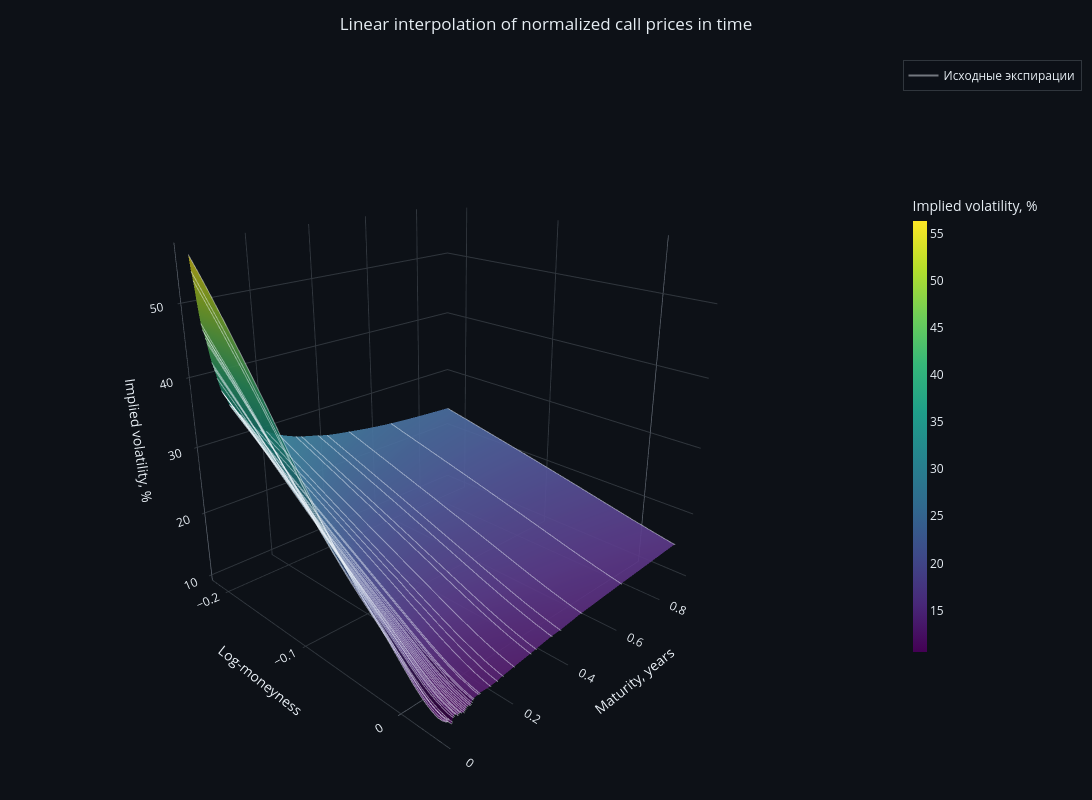

Here is the notebook cell this chart was saved with:
### Markdown cell above
### Поверхность implied volatility, соответствующая линейной интерполяции цен

После интерполяции нормированных call-цен переходим к OTM-опционам и в каждой точке обращаем формулу Блека.

Полученная *implied volatility* не интерполируется непосредственно. Она восстанавливается из линейно интерполированных опционных цен.

Чёрными линиями на графике отмечаются исходные сроки $T_i$. Остальные точки соответствуют промежуточным срокам, для которых сначала была найдена нормированная опционная цена, а затем вычислена *implied volatility*.

### Code cell
T_mesh, k_mesh = np.meshgrid(T_grid, log_moneyness_grid, indexing='ij')
impl_vol_mesh = linear_time_surface['impl_vol'].to_numpy().reshape(len(T_grid), len(log_moneyness_grid))

time_step = max(1, len(T_grid) // 300)
k_step = max(1, len(log_moneyness_grid) // 160)

fig = dark_3d_surface(
    x=k_mesh[::time_step, ::k_step],
    y=T_mesh[::time_step, ::k_step],
    z=impl_vol_mesh[::time_step, ::k_step] * 100,
    title='Linear interpolation of normalized call prices in time',
    zaxis_title='Implied volatility, %',
    name='Implied volatility',
    colorscale='Viridis'
)

node_rows = np.searchsorted(T_grid, T_nodes)

for index, (row, T) in enumerate(zip(node_rows, T_nodes)):
    fig.add_trace(go.Scatter3d(
        x=log_moneyness_grid,
        y=np.full_like(log_moneyness_grid, T),
        z=impl_vol_mesh[row] * 100,
        mode='lines',
        name='Исходные экспирации',
        legendgroup='node_expirations',
        showlegend=index == 0,
        line=dict(color='#f0f6fc', width=2),
        opacity=0.45,
        hovertemplate='k: %{x:.3f}<br>T: %{y:.3f}<br>IV: %{z:.2f}%<extra></extra>'
    ))

fig.show(config={'displaylogo': False, 'responsive': True})

### Figure 1 — Plotly figure (JSON) as saved in the notebook; plotly's stock layout.template omitted (floating-point values rounded to 4 significant figures; data arrays with more than 128 entries replaced by an {"elided": "..."} marker saying what was removed)
{"data": [{"colorbar": {"len": 0.65, "thickness": 14, "title": {"text": "Implied volatility, %"}}, "colorscale": [[0.0, "#440154"], [0.1111, "#482878"], [0.2222, "#3e4989"], [0.3333, "#31688e"], [0.4444, "#26828e"], [0.5556, "#1f9e89"], [0.6667, "#35b779"], [0.7778, "#6ece58"], [0.8889, "#b5de2b"], [1.0, "#fde725"]], "hovertemplate": "k: %{x:.3f}<br>T: %{y:.3f}<br>Volatility: %{z:.2f}%<extra></extra>", "lighting": {"ambient": 0.7, "diffuse": 0.8, "roughness": 0.9, "specular": 0.2}, "name": "Implied volatility", "opacity": 0.9, "showscale": true, "x": {"elided": "345x167 float values"}, "y": {"elided": "345x167 float values"}, "z": {"elided": "345x167 float values"}, "type": "surface"}, {"hovertemplate": "k: %{x:.3f}<br>T: %{y:.3f}<br>IV: %{z:.2f}%<extra></extra>", "legendgroup": "node_expirations", "line": {"color": "#f0f6fc", "width": 2}, "mode": "lines", "name": "Исходные экспирации", "opacity": 0.45, "showlegend": true, "x": {"elided": "1000 float values"}, "y": {"elided": "1000 float values"}, "z": {"elided": "1000 float values"}, "type": "scatter3d"}, {"hovertemplate": "k: %{x:.3f}<br>T: %{y:.3f}<br>IV: %{z:.2f}%<extra></extra>", "legendgroup": "node_expirations", "line": {"color": "#f0f6fc", "width": 2}, "mode": "lines", "name": "Исходные экспирации", "opacity": 0.45, "showlegend": false, "x": {"elided": "1000 float values"}, "y": {"elided": "1000 float values"}, "z": {"elided": "1000 float values"}, "type": "scatter3d"}, {"hovertemplate": "k: %{x:.3f}<br>T: %{y:.3f}<br>IV: %{z:.2f}%<extra></extra>", "legendgroup": "node_expirations", "line": {"color": "#f0f6fc", "width": 2}, "mode": "lines", "name": "Исходные экспирации", "opacity": 0.45, "showlegend": false, "x": {"elided": "1000 float values"}, "y": {"elided": "1000 float values"}, "z": {"elided": "1000 float values"}, "type": "scatter3d"}, {"hovertemplate": "k: %{x:.3f}<br>T: %{y:.3f}<br>IV: %{z:.2f}%<extra></extra>", "legendgroup": "node_expirations", "line": {"color": "#f0f6fc", "width": 2}, "mode": "lines", "name": "Исходные экспирации", "opacity": 0.45, "showlegend": false, "x": {"elided": "1000 float values"}, "y": {"elided": "1000 float values"}, "z": {"elided": "1000 float values"}, "type": "scatter3d"}, {"hovertemplate": "k: %{x:.3f}<br>T: %{y:.3f}<br>IV: %{z:.2f}%<extra></extra>", "legendgroup": "node_expirations", "line": {"color": "#f0f6fc", "width": 2}, "mode": "lines", "name": "Исходные экспирации", "opacity": 0.45, "showlegend": false, "x": {"elided": "1000 float values"}, "y": {"elided": "1000 float values"}, "z": {"elided": "1000 float values"}, "type": "scatter3d"}, {"hovertemplate": "k: %{x:.3f}<br>T: %{y:.3f}<br>IV: %{z:.2f}%<extra></extra>", "legendgroup": "node_expirations", "line": {"color": "#f0f6fc", "width": 2}, "mode": "lines", "name": "Исходные экспирации", "opacity": 0.45, "showlegend": false, "x": {"elided": "1000 float values"}, "y": {"elided": "1000 float values"}, "z": {"elided": "1000 float values"}, "type": "scatter3d"}, {"hovertemplate": "k: %{x:.3f}<br>T: %{y:.3f}<br>IV: %{z:.2f}%<extra></extra>", "legendgroup": "node_expirations", "line": {"color": "#f0f6fc", "width": 2}, "mode": "lines", "name": "Исходные экспирации", "opacity": 0.45, "showlegend": false, "x": {"elided": "1000 float values"}, "y": {"elided": "1000 float values"}, "z": {"elided": "1000 float values"}, "type": "scatter3d"}, {"hovertemplate": "k: %{x:.3f}<br>T: %{y:.3f}<br>IV: %{z:.2f}%<extra></extra>", "legendgroup": "node_expirations", "line": {"color": "#f0f6fc", "width": 2}, "mode": "lines", "name": "Исходные экспирации", "opacity": 0.45, "showlegend": false, "x": {"elided": "1000 float values"}, "y": {"elided": "1000 float values"}, "z": {"elided": "1000 float values"}, "type": "scatter3d"}, {"hovertemplate": "k: %{x:.3f}<br>T: %{y:.3f}<br>IV: %{z:.2f}%<extra></extra>", "legendgroup": "node_expirations", "line": {"color": "#f0f6fc", "width": 2}, "mode": "lines", "name": "Исходные экспирации", "opacity": 0.45, "showlegend": false, "x": {"elided": "1000 float values"}, "y": {"elided": "1000 float values"}, "z": {"elided": "1000 float values"}, "type": "scatter3d"}, {"hovertemplate": "k: %{x:.3f}<br>T: %{y:.3f}<br>IV: %{z:.2f}%<extra></extra>", "legendgroup": "node_expirations", "line": {"color": "#f0f6fc", "width": 2}, "mode": "lines", "name": "Исходные экспирации", "opacity": 0.45, "showlegend": false, "x": {"elided": "1000 float values"}, "y": {"elided": "1000 float values"}, "z": {"elided": "1000 float values"}, "type": "scatter3d"}, {"hovertemplate": "k: %{x:.3f}<br>T: %{y:.3f}<br>IV: %{z:.2f}%<extra></extra>", "legendgroup": "node_expirations", "line": {"color": "#f0f6fc", "width": 2}, "mode": "lines", "name": "Исходные экспирации", "opacity": 0.45, "showlegend": false, "x": {"elided": "1000 float values"}, "y": {"elided": "1000 float values"}, "z": {"elided": "1000 float values"}, "type": "scatter3d"}, {"hovertemplate": "k: %{x:.3f}<br>T: %{y:.3f}<br>IV: %{z:.2f}%<extra></extra>", "legendgroup": "node_expirations", "line": {"color": "#f0f6fc", "width": 2}, "mode": "lines", "name": "Исходные экспирации", "opacity": 0.45, "showlegend": false, "x": {"elided": "1000 float values"}, "y": {"elided": "1000 float values"}, "z": {"elided": "1000 float values"}, "type": "scatter3d"}, {"hovertemplate": "k: %{x:.3f}<br>T: %{y:.3f}<br>IV: %{z:.2f}%<extra></extra>", "legendgroup": "node_expirations", "line": {"color": "#f0f6fc", "width": 2}, "mode": "lines", "name": "Исходные экспирации", "opacity": 0.45, "showlegend": false, "x": {"elided": "1000 float values"}, "y": {"elided": "1000 float values"}, "z": {"elided": "1000 float values"}, "type": "scatter3d"}, {"hovertemplate": "k: %{x:.3f}<br>T: %{y:.3f}<br>IV: %{z:.2f}%<extra></extra>", "legendgroup": "node_expirations", "line": {"color": "#f0f6fc", "width": 2}, "mode": "lines", "name": "Исходные экспирации", "opacity": 0.45, "showlegend": false, "x": {"elided": "1000 float values"}, "y": {"elided": "1000 float values"}, "z": {"elided": "1000 float values"}, "type": "scatter3d"}, {"hovertemplate": "k: %{x:.3f}<br>T: %{y:.3f}<br>IV: %{z:.2f}%<extra></extra>", "legendgroup": "node_expirations", "line": {"color": "#f0f6fc", "width": 2}, "mode": "lines", "name": "Исходные экспирации", "opacity": 0.45, "showlegend": false, "x": {"elided": "1000 float values"}, "y": {"elided": "1000 float values"}, "z": {"elided": "1000 float values"}, "type": "scatter3d"}, {"hovertemplate": "k: %{x:.3f}<br>T: %{y:.3f}<br>IV: %{z:.2f}%<extra></extra>", "legendgroup": "node_expirations", "line": {"color": "#f0f6fc", "width": 2}, "mode": "lines", "name": "Исходные экспирации", "opacity": 0.45, "showlegend": false, "x": {"elided": "1000 float values"}, "y": {"elided": "1000 float values"}, "z": {"elided": "1000 float values"}, "type": "scatter3d"}, {"hovertemplate": "k: %{x:.3f}<br>T: %{y:.3f}<br>IV: %{z:.2f}%<extra></extra>", "legendgroup": "node_expirations", "line": {"color": "#f0f6fc", "width": 2}, "mode": "lines", "name": "Исходные экспирации", "opacity": 0.45, "showlegend": false, "x": {"elided": "1000 float values"}, "y": {"elided": "1000 float values"}, "z": {"elided": "1000 float values"}, "type": "scatter3d"}, {"hovertemplate": "k: %{x:.3f}<br>T: %{y:.3f}<br>IV: %{z:.2f}%<extra></extra>", "legendgroup": "node_expirations", "line": {"color": "#f0f6fc", "width": 2}, "mode": "lines", "name": "Исходные экспирации", "opacity": 0.45, "showlegend": false, "x": {"elided": "1000 float values"}, "y": {"elided": "1000 float values"}, "z": {"elided": "1000 float values"}, "type": "scatter3d"}, {"hovertemplate": "k: %{x:.3f}<br>T: %{y:.3f}<br>IV: %{z:.2f}%<extra></extra>", "legendgroup": "node_expirations", "line": {"color": "#f0f6fc", "width": 2}, "mode": "lines", "name": "Исходные экспирации", "opacity": 0.45, "showlegend": false, "x": {"elided": "1000 float values"}, "y": {"elided": "1000 float values"}, "z": {"elided": "1000 float values"}, "type": "scatter3d"}, {"hovertemplate": "k: %{x:.3f}<br>T: %{y:.3f}<br>IV: %{z:.2f}%<extra></extra>", "legendgroup": "node_expirations", "line": {"color": "#f0f6fc", "width": 2}, "mode": "lines", "name": "Исходные экспирации", "opacity": 0.45, "showlegend": false, "x": {"elided": "1000 float values"}, "y": {"elided": "1000 float values"}, "z": {"elided": "1000 float values"}, "type": "scatter3d"}, {"hovertemplate": "k: %{x:.3f}<br>T: %{y:.3f}<br>IV: %{z:.2f}%<extra></extra>", "legendgroup": "node_expirations", "line": {"color": "#f0f6fc", "width": 2}, "mode": "lines", "name": "Исходные экспирации", "opacity": 0.45, "showlegend": false, "x": {"elided": "1000 float values"}, "y": {"elided": "1000 float values"}, "z": {"elided": "1000 float values"}, "type": "scatter3d"}, {"hovertemplate": "k: %{x:.3f}<br>T: %{y:.3f}<br>IV: %{z:.2f}%<extra></extra>", "legendgroup": "node_expirations", "line": {"color": "#f0f6fc", "width": 2}, "mode": "lines", "name": "Исходные экспирации", "opacity": 0.45, "showlegend": false, "x": {"elided": "1000 float values"}, "y": {"elided": "1000 float values"}, "z": {"elided": "1000 float values"}, "type": "scatter3d"}, {"hovertemplate": "k: %{x:.3f}<br>T: %{y:.3f}<br>IV: %{z:.2f}%<extra></extra>", "legendgroup": "node_expirations", "line": {"color": "#f0f6fc", "width": 2}, "mode": "lines", "name": "Исходные экспирации", "opacity": 0.45, "showlegend": false, "x": {"elided": "1000 float values"}, "y": {"elided": "1000 float values"}, "z": {"elided": "1000 float values"}, "type": "scatter3d"}, {"hovertemplate": "k: %{x:.3f}<br>T: %{y:.3f}<br>IV: %{z:.2f}%<extra></extra>", "legendgroup": "node_expirations", "line": {"color": "#f0f6fc", "width": 2}, "mode": "lines", "name": "Исходные экспирации", "opacity": 0.45, "showlegend": false, "x": {"elided": "1000 float values"}, "y": {"elided": "1000 float values"}, "z": {"elided": "1000 float values"}, "type": "scatter3d"}, {"hovertemplate": "k: %{x:.3f}<br>T: %{y:.3f}<br>IV: %{z:.2f}%<extra></extra>", "legendgroup": "node_expirations", "line": {"color": "#f0f6fc", "width": 2}, "mode": "lines", "name": "Исходные экспирации", "opacity": 0.45, "showlegend": false, "x": {"elided": "1000 float values"}, "y": {"elided": "1000 float values"}, "z": {"elided": "1000 float values"}, "type": "scatter3d"}, {"hovertemplate": "k: %{x:.3f}<br>T: %{y:.3f}<br>IV: %{z:.2f}%<extra></extra>", "legendgroup": "node_expirations", "line": {"color": "#f0f6fc", "width": 2}, "mode": "lines", "name": "Исходные экспирации", "opacity": 0.45, "showlegend": false, "x": {"elided": "1000 float values"}, "y": {"elided": "1000 float values"}, "z": {"elided": "1000 float values"}, "type": "scatter3d"}, {"hovertemplate": "k: %{x:.3f}<br>T: %{y:.3f}<br>IV: %{z:.2f}%<extra></extra>", "legendgroup": "node_expirations", "line": {"color": "#f0f6fc", "width": 2}, "mode": "lines", "name": "Исходные экспирации", "opacity": 0.45, "showlegend": false, "x": {"elided": "1000 float values"}, "y": {"elided": "1000 float values"}, "z": {"elided": "1000 float values"}, "type": "scatter3d"}, {"hovertemplate": "k: %{x:.3f}<br>T: %{y:.3f}<br>IV: %{z:.2f}%<extra></extra>", "legendgroup": "node_expirations", "line": {"color": "#f0f6fc", "width": 2}, "mode": "lines", "name": "Исходные экспирации", "opacity": 0.45, "showlegend": false, "x": {"elided": "1000 float values"}, "y": {"elided": "1000 float values"}, "z": {"elided": "1000 float values"}, "type": "scatter3d"}, {"hovertemplate": "k: %{x:.3f}<br>T: %{y:.3f}<br>IV: %{z:.2f}%<extra></extra>", "legendgroup": "node_expirations", "line": {"color": "#f0f6fc", "width": 2}, "mode": "lines", "name": "Исходные экспирации", "opacity": 0.45, "showlegend": false, "x": {"elided": "1000 float values"}, "y": {"elided": "1000 float values"}, "z": {"elided": "1000 float values"}, "type": "scatter3d"}, {"hovertemplate": "k: %{x:.3f}<br>T: %{y:.3f}<br>IV: %{z:.2f}%<extra></extra>", "legendgroup": "node_expirations", "line": {"color": "#f0f6fc", "width": 2}, "mode": "lines", "name": "Исходные экспирации", "opacity": 0.45, "showlegend": false, "x": {"elided": "1000 float values"}, "y": {"elided": "1000 float values"}, "z": {"elided": "1000 float values"}, "type": "scatter3d"}, {"hovertemplate": "k: %{x:.3f}<br>T: %{y:.3f}<br>IV: %{z:.2f}%<extra></extra>", "legendgroup": "node_expirations", "line": {"color": "#f0f6fc", "width": 2}, "mode": "lines", "name": "Исходные экспирации", "opacity": 0.45, "showlegend": false, "x": {"elided": "1000 float values"}, "y": {"elided": "1000 float values"}, "z": {"elided": "1000 float values"}, "type": "scatter3d"}, {"hovertemplate": "k: %{x:.3f}<br>T: %{y:.3f}<br>IV: %{z:.2f}%<extra></extra>", "legendgroup": "node_expirations", "line": {"color": "#f0f6fc", "width": 2}, "mode": "lines", "name": "Исходные экспирации", "opacity": 0.45, "showlegend": false, "x": {"elided": "1000 float values"}, "y": {"elided": "1000 float values"}, "z": {"elided": "1000 float values"}, "type": "scatter3d"}, {"hovertemplate": "k: %{x:.3f}<br>T: %{y:.3f}<br>IV: %{z:.2f}%<extra></extra>", "legendgroup": "node_expirations", "line": {"color": "#f0f6fc", "width": 2}, "mode": "lines", "name": "Исходные экспирации", "opacity": 0.45, "showlegend": false, "x": {"elided": "1000 float values"}, "y": {"elided": "1000 float values"}, "z": {"elided": "1000 float values"}, "type": "scatter3d"}, {"hovertemplate": "k: %{x:.3f}<br>T: %{y:.3f}<br>IV: %{z:.2f}%<extra></extra>", "legendgroup": "node_expirations", "line": {"color": "#f0f6fc", "width": 2}, "mode": "lines", "name": "Исходные экспирации", "opacity": 0.45, "showlegend": false, "x": {"elided": "1000 float values"}, "y": {"elided": "1000 float values"}, "z": {"elided": "1000 float values"}, "type": "scatter3d"}, {"hovertemplate": "k: %{x:.3f}<br>T: %{y:.3f}<br>IV: %{z:.2f}%<extra></extra>", "legendgroup": "node_expirations", "line": {"color": "#f0f6fc", "width": 2}, "mode": "lines", "name": "Исходные экспирации", "opacity": 0.45, "showlegend": false, "x": {"elided": "1000 float values"}, "y": {"elided": "1000 float values"}, "z": {"elided": "1000 float values"}, "type": "scatter3d"}], "layout": {"title": {"text": "Linear interpolation of normalized call prices in time", "x": 0.5, "xanchor": "center"}, "font": {"color": "#e6edf3"}, "hoverlabel": {"font": {"color": "#e6edf3"}, "bgcolor": "#161b22"}, "scene": {"xaxis": {"title": {"text": "Log-moneyness"}, "backgroundcolor": "#0d1117", "gridcolor": "#30363d", "zerolinecolor": "#6e7681", "color": "#e6edf3", "showbackground": true}, "yaxis": {"title": {"text": "Maturity, years"}, "backgroundcolor": "#0d1117", "gridcolor": "#30363d", "zerolinecolor": "#6e7681", "color": "#e6edf3", "showbackground": true}, "zaxis": {"title": {"text": "Implied volatility, %"}, "backgroundcolor": "#0d1117", "gridcolor": "#30363d", "zerolinecolor": "#6e7681", "color": "#e6edf3", "showbackground": true}, "camera": {"eye": {"x": 1.6, "y": -1.6, "z": 0.9}}, "bgcolor": "#0d1117", "aspectmode": "cube"}, "legend": {"bgcolor": "rgba(13, 17, 23, 0.75)", "bordercolor": "#30363d", "borderwidth": 1}, "margin": {"l": 10, "r": 10, "b": 10, "t": 60}, "width": 1100, "height": 800, "paper_bgcolor": "#0d1117", "plot_bgcolor": "#0d1117"}}
